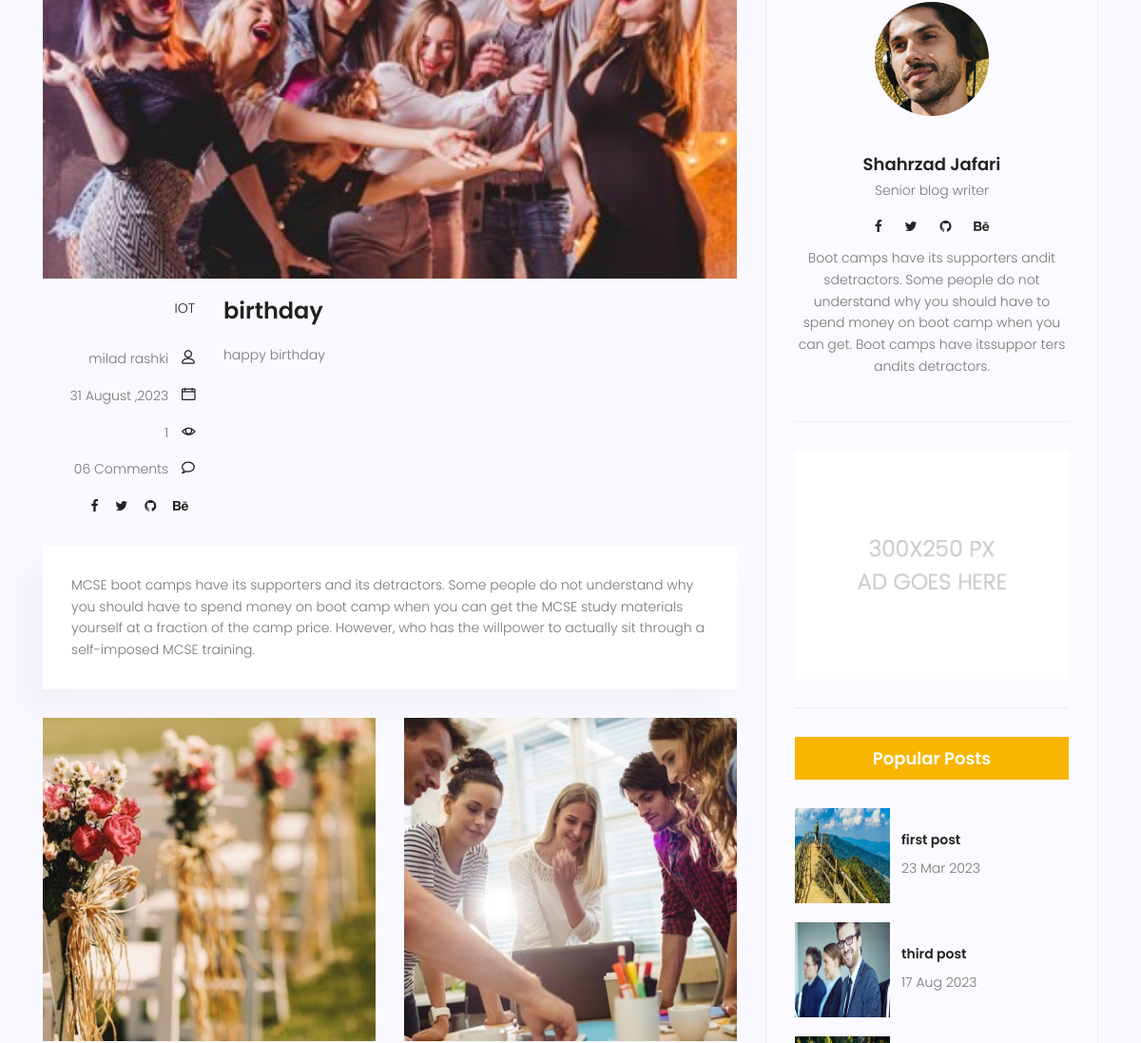
The page /blog/post-8/ (middle part) on the database as committed earlier.
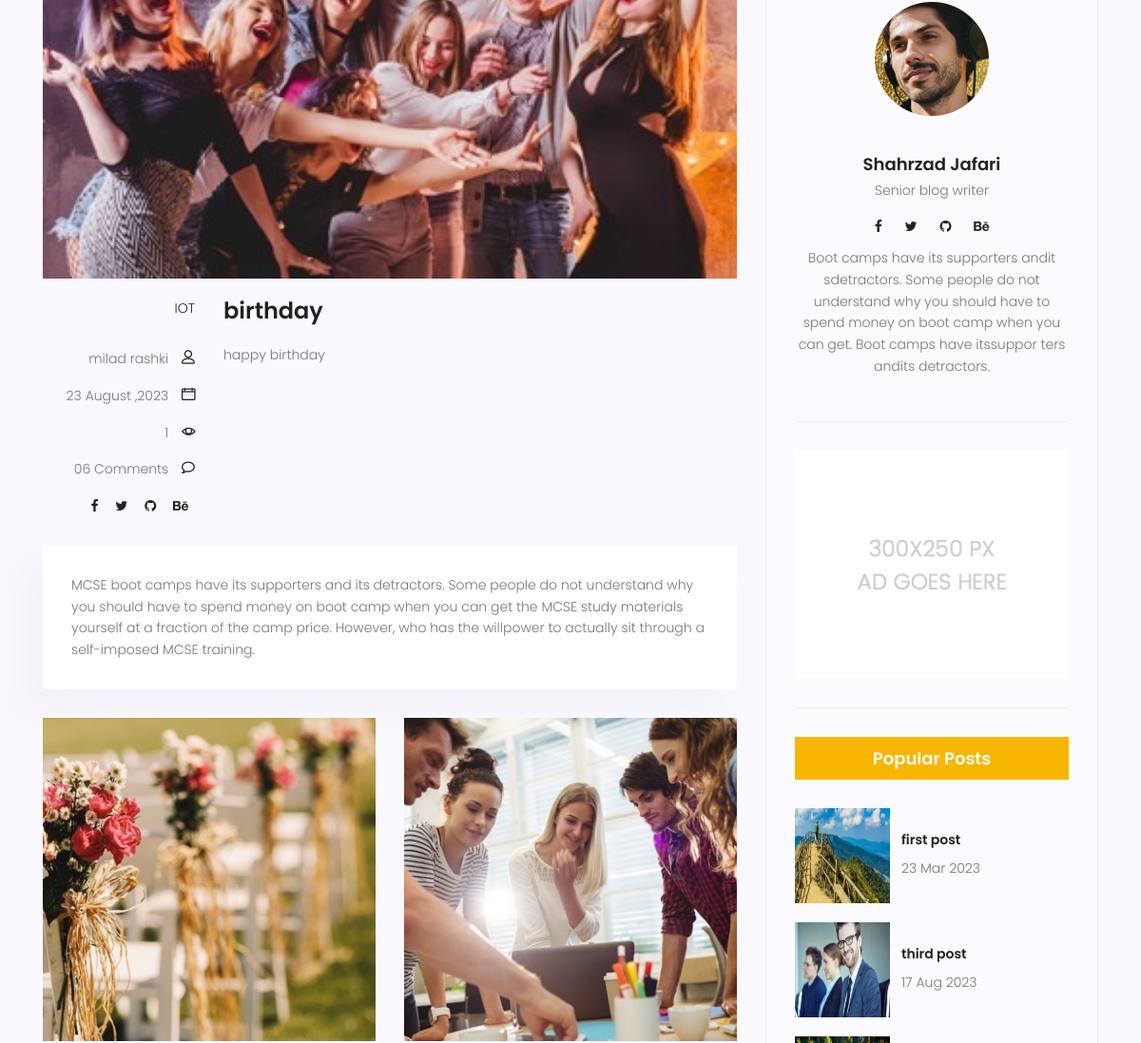
The same page on the database as committed later.
### blog/models.py (models this page shows, shortened)
class Post(models.Model):
    title = models.CharField(max_length=255)
    content = models.TextField()
    image = models.ImageField(upload_to='blog/', default='blog/default.jpg')
    category = models.ManyToManyField(Category)
    author = models.ForeignKey(User, on_delete=models.SET_NULL, null=True)
    counted_view = models.IntegerField(default=0)
    status = models.BooleanField(default=False)
    published_date = models.DateTimeField(null=True)
    created_date = models.DateTimeField(auto_now_add=True)
    updated_date = models.DateTimeField(auto_now=True)
    class Meta:
        ordering = ['created_date']

### blog/views.py (the view)
# urls.py: path('post-<int:pid>/', single_view, name='single'),
def single_view(request, pid):
    posts = Post.objects.filter(status=1, published_date__lte=timezone.now())
    post = get_object_or_404(Post, pk=pid, status=1, published_date__lte=timezone.now())
    post.counted_view += 1
    post.save()
    context = {'post': post,
               'next': posts.filter(id__gt=post.id).order_by('id').first(),
               'previous': posts.filter(id__lt=post.id).order_by('-id').first()
               }
    return render(request, 'blog/blog-single.html', context)

### blog/models.py (called while the page is built)
    def __str__(self):
        return self.name

### blog/templatetags/blog_tags.py (called while the page is built)
@register.inclusion_tag('blog/blog-poppost.html')
def latest_post(arg=3):
    posts = Post.objects.filter(status=1).order_by('published_date')[:arg]
    return {'posts': posts}

@register.inclusion_tag('blog/blog-post-categories.html')
def post_categories():
    posts = Post.objects.filter(status=1)
    categories = Category.objects.all()
    cat_dict = {}
    for name in categories:
        cat_dict[name] = posts.filter(category=name).count()
    return {'categories': cat_dict}

### templates/blog/blog-single.html (shortened to what this page needs)
{% extends 'base.html' %} {%load static%} {%load blog_tags%} {% block content %}
<section class="post-content-area single-post-area">
  <div class="container">
    <div class="row">
      <div class="col-lg-8 posts-list">
        <div class="single-post row">
          <div class="col-lg-12">
            <div class="feature-img">
              <img class="img-fluid" src="{{ post.image.url }}" alt="" />
            </div>
          </div>
          <div class="col-lg-3 col-md-3 meta-details">
            <ul class="tags">
              {% for cat in post.category.all %}
              <li>
                <a href="#">{{ cat.name }}</a>{%if not forloop.last%},{%endif%}
              </li>
              {% endfor %}
            </ul>
            <div class="user-details row">
              <p class="user-name col-lg-12 col-md-12 col-6">
                <a href="#">{{post.author.get_full_name}}</a>
                <span class="lnr lnr-user"></span>
              </p>
              <p class="date col-lg-12 col-md-12 col-6">
                <a href="#">{{post.published_date|date:"d F ,Y"}}</a>
                <span class="lnr lnr-calendar-full"></span>
              </p>
              <p class="view col-lg-12 col-md-12 col-6">
                <a href="#">{{post.counted_view}}</a>
                <span class="lnr lnr-eye"></span>
              </p>
              <p class="comments col-lg-12 col-md-12 col-6">
                <a href="#">06 Comments</a> <span class="lnr lnr-bubble"></span>
              </p>
              <ul class="social-links col-lg-12 col-md-12 col-6">
                <li>
                  <a href="#"><i class="fa fa-facebook"></i></a>
                </li>
                <li>
                  <a href="#"><i class="fa fa-twitter"></i></a>
                </li>
                <li>
                  <a href="#"><i class="fa fa-github"></i></a>
                </li>
                <li>
                  <a href="#"><i class="fa fa-behance"></i></a>
                </li>
              </ul>
            </div>
          </div>
          <div class="col-lg-9 col-md-9">
            <h3 class="mt-20 mb-20">{{ post.title }}</h3>
            <p class="excert">{{ post.content }}</p>
          </div>
          <div class="col-lg-12">
            <div class="quotes">
              MCSE boot camps have its supporters and its detractors. Some
              people do not understand why you should have to spend money on
              boot camp when you can get the MCSE study materials yourself at a
              fraction of the camp price. However, who has the willpower to
              actually sit through a self-imposed MCSE training.
            </div>
            <div class="row mt-30 mb-30">
              <div class="col-6">
                <img
                  class="img-fluid"
                  src="{% static 'img/blog/post-img1.jpg' %}"
                  alt=""
                />
              </div>
              <div class="col-6">
                <img
                  class="img-fluid"
                  src="{% static 'img/blog/post-img2.jpg' %}"
                  alt=""
                />
              </div>
            </div>
          </div>
        </div>
      </div>
      <div class="col-lg-4 sidebar-widgets">
        <div class="widget-wrap">
          {% include 'blog/blog-writer.html' %} {%include 'blog/blog-ads.html'%}
          {% latest_post %} {% post_categories %}
        </div>
      </div>
    </div>
  </div>
</section>
{% endblock %}

Rows that differ between the two databases and show on the page:
changed Post "birthday": published_date "31 August ,2023" → "23 August ,2023"
